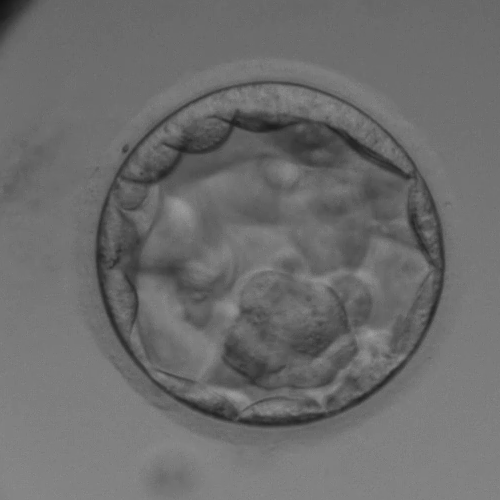
#> input picture img.png, 500 x 500 px
$ jupyter execute --allow-errors Image_process_ZP.ipynb
#> lines starting #> are read from the running program, lines starting #| are printed output that depends on the picture; after the words box and inside, x2 and y2 are one past the last pixel; in counts of white or black regions, pixels touching at a corner belong together
# An automatic model-based approach for measuring the Zona Pellucida (ZP) thickness in day five human blastocysts

> Yee, D., Saeedi, P., & Havelock, J. (2013). AN AUTOMATIC MODEL-BASED APPROACH FORMEASURING THE ZONA PELLUCIDA THICKNESS IN DAY FIVE HUMAN BLASTOCYSTS.

The proposed method consists in 5 sequential steps:
1. Create the initial circular model for blastocyst
2. Inner boundary ZP Detection
3. Outer Boundary ZP Detection
4. Refinement of boundaries detected
5. Verification of ellipse models

In this notebook we will be following the previous steps.

[cell 1]
import cv2,os
from matplotlib import pyplot as plt
import numpy as np
from PIL import Image
import imutils
from scipy import ndimage
import time

[cell 2]
import warnings
warnings.filterwarnings("ignore")

# 1. Create Initial Circular Model for Blastocyst
Creation of a simple circular model to determine the center mass and the radius of the blastocyst.

#### 1.1. Edge detection with Canny

[cell 3]
def canny_edges(img, u1=100,u2=150):
  # kernel = np.ones((5,5),np.float32)/25
  # dst = cv2.filter2D(img,-1,kernel)
  return cv2.Canny(img,u1,u2)

#### 1.2. Dilating the edges

[cell 4]
def dilating(img,N=3):
  return cv2.dilate(img, np.ones((N,N), np.uint8))

#### 1.3. Evaluating the convex hull of the connected edges

[cell 5]
from skimage.morphology import convex_hull_image
def convex_hull_centerMass(dilate):
  cnts,_ = cv2.findContours(dilate.copy(), cv2.RETR_EXTERNAL, cv2.CHAIN_APPROX_SIMPLE)
  perimeter=[]
  # edges:
  for c in cnts:
    perimeter.append(cv2.arcLength(c, True))
  # Calculate and get the largest edge
  i=perimeter.index(max(perimeter))
  contour=cv2.drawContours(cv2.cvtColor(np.zeros_like(dilate), cv2.COLOR_GRAY2BGR), cnts[i], -1, (0,255,0), 2)
  # Center mass of the largest edge
  M = cv2.moments(cnts[i])
  cX = int(M["m10"] / M["m00"])
  cY = int(M["m01"] / M["m00"])
  return (convex_hull_image(cv2.cvtColor(contour, cv2.COLOR_BGR2GRAY)), (cX,cY))
  #return de convex hull and the center mass

#### 1.4. Calculate Sₚ (set of pixels along the perimeter). which is defined as it follows.

$$ Sₚ= \{pᵢ | pᵢ ∈ hull - eroded(hull)\} $$

[cell 6]
def S_p(hull):
  mask=np.zeros(hull.shape,dtype=np.uint8)
  mask[hull==True]=255
  return mask-cv2.erode(mask,np.ones((3,3), np.uint8))

#### 1.5. Aproximation of the radius of the circle mask.

The radius is given by the average of all the radial distances form the points $(p_{i,x},p_{i,y}) \in S_p$  to the center mass $(x_c,y_c)$.

$$r=\frac{∑_{i}\sqrt{(p_{i,x}-x_c)^2 + (p_{i,y}-y_c)^2}}{|S_p|}$$

[cell 7]
def radio(sp,cMass):
  Sp_points=[] #in this list we will save the points that are in the perimeter
  y,x=sp.shape
  for j in range(y):
    for i in range(x):
      if sp[j,i]==255: #Coordinates of the points that makes up the perimeter
        Sp_points.append(np.array((i,j)))
  # return the average distance between the center Mass and all the points of the perimeter
  return np.mean([np.linalg.norm(np.array(cMass) - p) for p in Sp_points])

#### 1.6. Construction of the circular model

[cell 8]
def circle_mask(img,cMass,r):
  cX,cY=cMass
  mask=np.zeros(img.shape)
  try:
    return(cv2.circle(mask, cMass, round(r), (255,0,0), -1))
  except:
    # In case the radius or cMass is not well calculated
    return(np.ones(img.shape)*255)

#### Pipeline

[cell 9]
def circularModel(gray):
  # step 1.1. & step 1.2. & step 1.3.:
  hull,cMass= convex_hull_centerMass(dilating(canny_edges(gray)))
  # step 1.4. & 1.5 & step 1.6.:
  return(circle_mask(gray,cMass,radio(S_p(hull), cMass)))

# 2. Inner Boundary ZP Deteccion
In this step, the inner boundary ZP is detected.

The installation of the following library is needed in order to obtain the phase congruency of the image.

[cell 10]
# %%capture
# !git clone https://github.com/alimuldal/phasepack.git
# !python phasepack/setup.py install
# !pip install pyfftw

[cell 11]
import sys
sys.path.insert(1, '../utils/phasepack')
from phasepack import phasecong

phasecong
    Arguments:
    -----------
    <Name>      <Default>   <Description>
    img             N/A     The input image
    nscale          5       Number of wavelet scales, try values 3-6
    norient         6       Number of filter orientations.
    minWaveLength   3       Wavelength of smallest scale filter.
    mult            2.1     Scaling factor between successive filters.
    sigmaOnf        0.55    Ratio of the standard deviation of the Gaussian
                            describing the log Gabor filter's transfer function
                            in the frequency domain to the filter center
                            frequency.
    k               2.0     No. of standard deviations of the noise energy
                            beyond the mean at which we set the noise threshold
                            point. You may want to vary this up to a value of
                            10 or 20 for noisy images.
    cutOff          0.5     The fractional measure of frequency spread below
                            which phase congruency values get penalized.
    g               10      Controls the 'sharpness' of the transition in the
                            sigmoid function used to weight phase congruency
                            for frequency spread.
    noiseMethod     -1      Parameter specifies method used to determine
                            noise statistics.
                            -1 use median of smallest scale filter responses
                            -2 use mode of smallest scale filter responses
                            >=0 use this value as the fixed noise threshold

    Returns:
    ---------
    M       Maximum moment of phase congruency covariance, which can be used as
            a measure of edge strength
    m       Minimum moment of phase congruency covariance, which can be used as
            a measure of corner strength
    ori     Orientation image, in integer degrees (0-180), positive angles
            anti-clockwise.
    ft      Local weighted mean phase angle at every point in the image. A
            value of pi/2 corresponds to a bright line, 0 to a step and -pi/2
            to a dark line.
    PC      A list of phase congruency images (values between 0 and 1), one per
            orientation.
    EO      A list containing the complex-valued convolution results (see
            below)
    T       Calculated noise threshold (can be useful for diagnosing noise
            characteristics of images). Once you know this you can then specify
            fixed thresholds and save some computation time.

#### 2.1. Calculate the phase congruency in each orientation

#### 2.2. Thresholding each phase congruency image

PC images are float images with a small range of values. In order to threshold the image, an equalization of the image is needed.

[cell 12]
# The next function transform float images into int images with values in between [0,255]
# [5 lines left out: function equalize, not called in this run]

[cell 13]
#return a list of the 6 thresholded PC images
# [5 lines left out: function thresh_pc, not called in this run]

#### 2.3. Edge candidates
Considering the perimeter (not area) of the connected edge pieces in each orientation.

[cell 14]
# [22 lines left out: function inner_edge, not called in this run]

#### 2.4. Invalidating edge candidates with the circular model (step 1) and convex hull
(*it invalidates far away candidates and candidates that do not coincide with the outer perimeter of the convex hull of all edges*)

[cell 15]
from skimage.morphology import convex_hull_image
# [11 lines left out: function final_edges, not called in this run]

#### 2.5. Fitting final edges with an ellipse

The first step is to obtain the coordinates of the points that made up the final edges.

[cell 16]
# Given the edge return the coordinates of all the points that make up the edge
# [9 lines left out: function coord, not called in this run]

Now, how do we find the ellipse that fit most of the points?

##### **Conic equation of an ellipse**

Considering the conic equation of an ellipse:
$$Ax^2 + Bxy + Cy^2 + Dx + Ey + F = 0$$
with $A>0$.

For estimating the coefficients of the ellipse we fix $F=-1$, so our **ellipse equation** is now transformed to:
$$Xβ=1$$

with $X=[x^2,xy,y^2,x,y]$ and $β=[A,B,C,D,E]^T$

##### **Estimation problem**

Let

*   $\hat{β}$ denote the estimated vector of the parameters of $\beta$
*   $ Z=$
      $\begin{bmatrix}
      x_1^2 & x_1y_1 & y_1^2 & x_1 & y_1\\
      x_2^2 & x_2y_2 & y_2^2 & x_2 & y_2\\
      \vdots & & & & \\
      x_n^2 & x_ny_n & y_n^2  & x_n & y_n\\
      \end{bmatrix}$
being $(x_i,y_i)$ the coordinates of the points from the final edge

* $y=$ $\begin{bmatrix}
      1 \\
      1 \\
      \vdots \\
      1 \\
      \end{bmatrix}$
with dimensions $(n$ x $1)$

To get our best estimated coefficients we need to solve the minimization problem by least square fitting.
$$\hat{β}= \textrm{argmin} \|y- Zβ\|^2$$
Solving the equation,
$$\hat{β}=(Z^TZ)^{-1}Z^Ty$$

[cell 17]
# Given the coordinates of the ellipse (data) this function return the estimated coefficients A,B,C,D,E.
# [10 lines left out: function estimated_coef, not called in this run]

##### **Parametric equation**

To plot the ellipse, we need to get points that verify the equation. For that, we will use the polar coordinates.

If we consider the *canonical equation* of the ellipse, $(x_c,y_c)$ are determined by:

$$x_c=a⋅ \cosα$$

$$y_c=b⋅ \sinα$$

with $\alpha ∈[0,2\pi]$

##### **Rotation**

However, if $B\neq 0$, our ellipse is rotated. Let $θ$ be the angle of rotation. The coordinates are determined by:

$$\begin{bmatrix}
x \\
y\\
\end{bmatrix} = \begin{bmatrix}
\cos θ &  - \sin θ\\
\sin θ &   \cos θ\\
\end{bmatrix} \cdot \begin{bmatrix}
x_c \\
y_c \\
\end{bmatrix}$$

$$x=a⋅ \cosα \ \cosθ - b⋅ \sinα \ \sinθ$$

$$y=a⋅ \cosα \ \sinθ + b⋅ \sinα \ \cosθ$$

##### **Translation**

Finally, if $x_0 \neq 0$ or $y_0 \neq 0$, our ellipse is translated with respect to the axis.

$$x=x_0 + a⋅ \cosα \ \cosθ - b⋅ \sinα \ \sinθ$$

$$y=y_0 + a⋅ \cosα \ \sinθ + b⋅ \sinα \ \cosθ$$

##### **Parameters**

$a,b,x_0,y_0$ and $θ$ are determined by the following formulas:

[cell 18]
# Given the coeficients [A,B,C,D,E] returns a,b,x0,y0,theta
# [20 lines left out: function parameters, not called in this run]

[cell 19]
# Given a,b,x0,y0,theta, alpha returns the coordinates of the ellipse
# [12 lines left out: function ellipse, not called in this run]

#### Pipeline

[cell 20]
# [14 lines left out: function inner_boundary, not called in this run]

[cell 21]
# Given the coordinates of the constructed ellipse (X,Y) returns the mask of the ellipse
# [11 lines left out: function MaskModel, not called in this run]

# 3. Outer Boundary ZP Detection

#### 3.1.Removing the image background T(I)

[cell 22]
# Removes the background
# [4 lines left out: function background, not called in this run]

#### 3.2. Union of Canny edges on T(I) and thresholded phase congruency of I

[cell 23]
# [5 lines left out: function canny_pc, not called in this run]

#### 3.3. Dilate mask and convex hull inner ZP

[cell 24]
def convex_dilate(img,union, inner_mask):
  return 255-cv2.bitwise_or(dilating(union),inner_mask)

#### 3.4. Watershed segmentation

[cell 25]
from skimage.segmentation import watershed
from skimage.feature import peak_local_max
from scipy import ndimage as ndi
from skimage.filters.rank.generic import threshold
from skimage import filters

[cell 26]
# [8 lines left out: function watershed_seg, not called in this run]

#### 3.5. Remove regions of low intensity

[cell 27]
# [15 lines left out: function remove_low, not called in this run]

#### 3.6. Removing weak candidates

[cell 28]
# [19 lines left out: function remove_weak, not called in this run]

#### Pipeline

[cell 29]
# [9 lines left out: function outer_boundary, not called in this run]

# Steps: 1,2 & 3

[cell 30]
# [12 lines left out: function ZPdetection, not called in this run]

# 5 & 4. Refinement

[cell 31]
# [12 lines left out: function tangencial_vector, not called in this run]

[cell 32]
def verification(img, initial_mask):
  M,_,_,_,PC,_,_=phasecong(img)
  EDGE_FINAL=final_edges(initial_mask,inner_edge(thresh_pc(PC)))
  x_data,y_data=coord(EDGE_FINAL)

  _,th = cv2.threshold(equalize(M),0,255,cv2.THRESH_BINARY+cv2.THRESH_OTSU)
  th=dilating(th,N=3)
  for i in range(len(x_data)):
    # we do not consider edges that are not in M (Momentum strong edge)
    if th[y_data[i],x_data[i]]==0:
        EDGE_FINAL[y_data[i],x_data[i]]=0

  # building the ellipse
  a,b,x0,y0,theta=parameters(estimated_coef(coord(EDGE_FINAL)))
  X,Y=ellipse(a,b,x0,y0,theta)

  # GRADIENT IMAGE
  sx = ndimage.sobel(img,axis=0,mode='constant')
  sy = ndimage.sobel(img,axis=1,mode='constant')

  verify=np.zeros(img.shape)

  for i in range(len(y_data)):
    # for each edge candidate we look for the nearest point in the ellipse
    x_= x_data[i] - x0
    y_= y_data[i] - y0

    # TANGENCIAL VECTOR
    Xp,Yp= tangencial_vector(a,b,x0,y0,theta, np.arctan2(y_, x_))
    tv=np.array([Xp,Yp])

    # GRADIENT VECTOR
    dx, dy=sx[y_data[i],x_data[i]],sy[y_data[i],x_data[i]]
    gv=np.array((dx,dy))

    # calculate the cos between the tangencial and gradient vector
    n=np.linalg.norm(tv)*np.linalg.norm(gv)
    cos=np.dot(tv,gv)/n
    if abs(cos)>1/np.sqrt(3):
      verify[y_data[i],x_data[i]]=255

  a,b,x0,y0,theta=parameters(estimated_coef(coord(verify)))
  r_theta=lambda THETA: ellipse(a,b,x0,y0,theta,THETA-theta)
  return(ellipse(a,b,x0,y0,theta), (x0,y0) , r_theta)

# Final method

[cell 33]
def ZPdetection(path):
  img=cv2.imread(path,cv2.IMREAD_GRAYSCALE)
  # Initial Model
  initial_mask=circularModel(img)
  # Inner ZP Model
  (X,Y),(x0,y0), r_theta=verification(img, initial_mask)
  inner_mask=MaskModel(img,X,Y)
  # Outer ZP Model
  X,Y= outer_boundary(img,inner_mask,x0,y0,r_theta)
  out_mask= MaskModel(img,X,Y)
  return inner_mask,out_mask

[cell 34]
def zp_model(path):
  inner_mask,out_mask=ZPdetection(path)
#> in ZPdetection, img is the input picture: shape (500, 500); min 17, max 160, mean 108.4
#> in canny_edges, `return cv2.Canny(img,u1,u2)`:
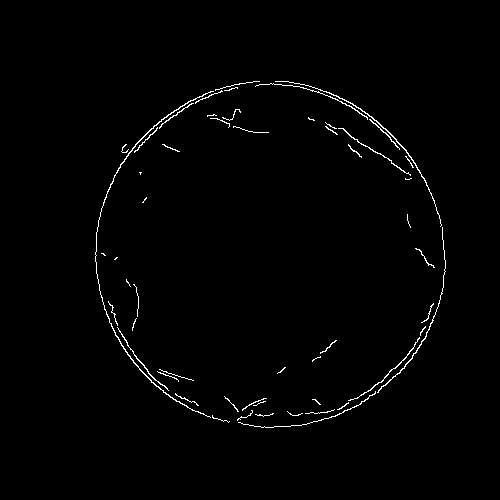
#> returned value: shape (500, 500); 1.1% white in thin lines or dots, all inside (x1, y1, x2, y2) = (95, 81, 446, 428)
#> in dilating, `return cv2.dilate(img, np.ones((N,N), np.uint8))`:
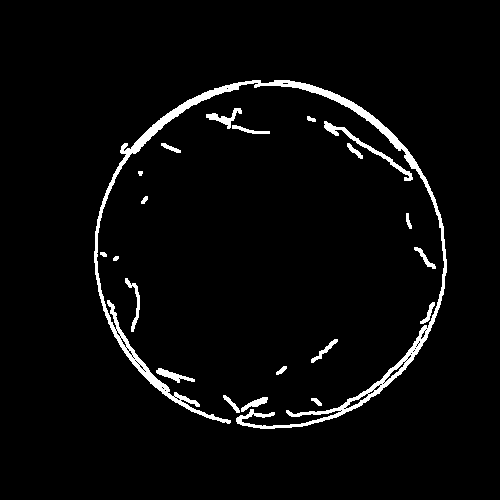
#> returned value: shape (500, 500); 3.6% white; 21 white regions
#> in convex_hull_centerMass, `cnts,_ = cv2.findContours(dilate.copy(), cv2.RETR_EXTERNAL, cv2.CHAIN_..`: cnts = 21 contours, 3 with area under 20; largest, box (x1, y1, x2, y2) and area: (94, 80, 447, 429) 5658, (324, 121, 413, 181) 402, (206, 108, 242, 129) 190, (156, 368, 195, 383) 174, (125, 278, 140, 332) 150
#> the loop in convex_hull_centerMass, `for c in cnts:` made 21 passes
#> after the loop in convex_hull_centerMass, `for c in cnts:`: perimeter = [28.14, 68.53, 51.94, 95.36, 28.97, 81.01, 58.87, 135.8, 15.66, 17.66, 69.94, 36.49, 21.9, 14.83, 48.28, 47.8, 83.56, 263.6, 23.07, 115.6, 2706.3]
#> in convex_hull_centerMass, `i=perimeter.index(max(perimeter))`: i = 20
#> in convex_hull_centerMass, `contour=cv2.drawContours(cv2.cvtColor(np.zeros_like(dilate), cv2.COLOR..`:
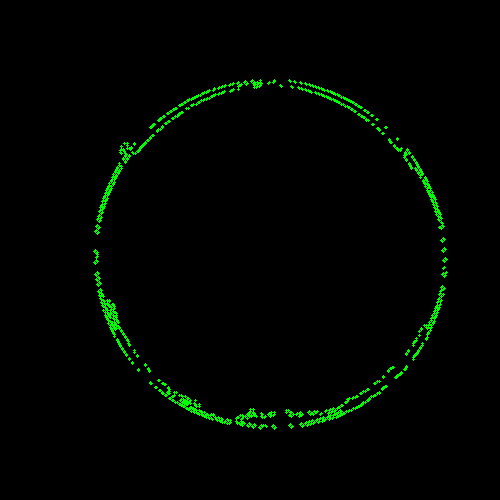
#> contour: shape (500, 500, 3); mean B, G, R 0, 4.4, 0
#> in convex_hull_centerMass, `M = cv2.moments(cnts[i])`: M = moments, m00 5658.5, centre m10/m00, m01/m00 = (270.1, 260.6)
#> in convex_hull_centerMass, `cX = int(M["m10"] / M["m00"])`: cX = 270
#> in convex_hull_centerMass, `cY = int(M["m01"] / M["m00"])`: cY = 260
#> in circularModel, `hull,cMass= convex_hull_centerMass(dilating(canny_edges(gray)))`:
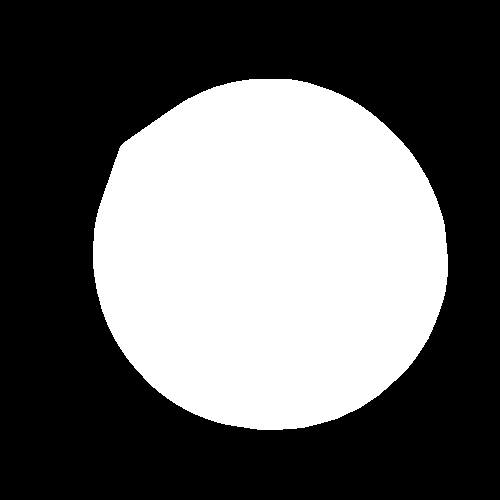
#> hull: shape (500, 500) bool; 39.3% white; 1 white region, box (x1, y1, x2, y2) and area: (93, 79, 448, 430) 98194
#> in circularModel, `hull,cMass= convex_hull_centerMass(dilating(canny_edges(gray)))`: cMass = (270, 260)
#> in S_p, `return mask-cv2.erode(mask,np.ones((3,3), np.uint8))`:
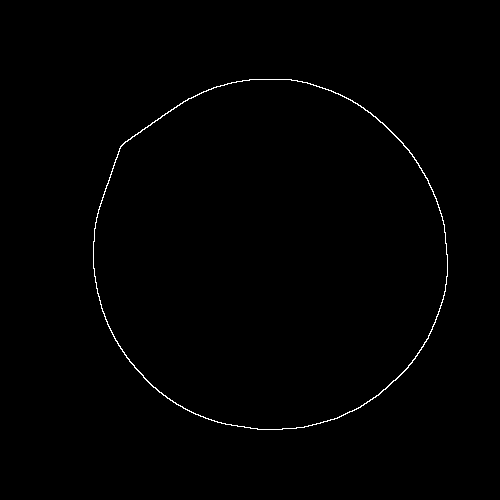
#> returned value: shape (500, 500); 0.56% white in thin lines or dots, all inside (x1, y1, x2, y2) = (93, 79, 448, 430)
#> in radio, `Sp_points=[]`: Sp_points = []
#> after the loop in radio, `for j in range(y):`: Sp_points = 1408 pairs, first value 93 to 447, second value 79 to 429
#> in circle_mask, `cX,cY=cMass`: cX = 270; cY = 260
#> in circle_mask, `mask=np.zeros(img.shape)`: mask: shape (500, 500) float64; every value is 0
#> in circle_mask, `return(cv2.circle(mask, cMass, round(r), (255,0,0), -1))`:
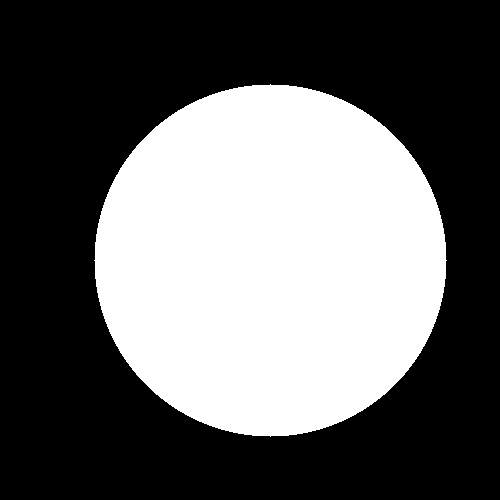
#> returned value: shape (500, 500) float64; 38.9% white; 1 white region, box (x1, y1, x2, y2) and area: (94, 84, 447, 437) 97273
  return cv2.bitwise_xor(inner_mask,out_mask)

[cell 35]
# [8 lines left out: function innerModel, not called in this run]

[cell 36]
# [11 lines left out: function outerModel, not called in this run]

#### For plotting

[cell 37]
def ZPcoords(img):
  # Initial Model
  initial_mask=circularModel(img)
#> the loop in convex_hull_centerMass (call 2), `for c in cnts:` made 21 passes
#> in S_p (call 2), `mask=np.zeros(hull.shape,dtype=np.uint8)`: mask: shape (500, 500); every value is 0
